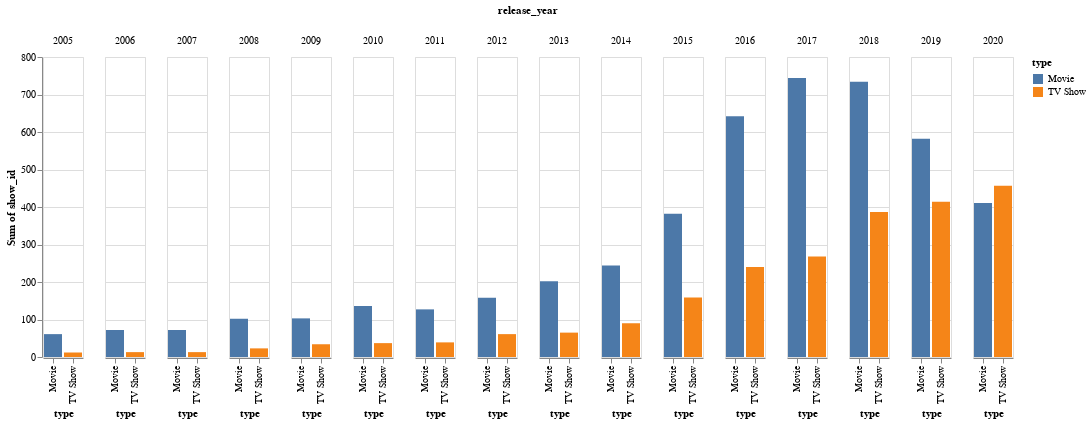

Notebook cell for this chart:
### Code cell
# Create a Grouped Bar Chat
alt.Chart(join).mark_bar().encode(
    x=alt.X('type:O'),
    y='sum(show_id):Q',
    color='type:N',
    column='release_year:N'
)

### Figure 1 — Vega-Lite specification as saved in the notebook (floating-point values rounded to 4 significant figures)
{"config": {"view": {"continuousWidth": 400, "continuousHeight": 300}}, "data": {"name": "data-ed5169e3c4d7c95226e8682c033bbac1"}, "mark": "bar", "encoding": {"color": {"type": "nominal", "field": "type"}, "column": {"type": "nominal", "field": "release_year"}, "x": {"type": "ordinal", "field": "type"}, "y": {"type": "quantitative", "aggregate": "sum", "field": "show_id"}}, "$schema": "https://vega.github.io/schema/vega-lite/v4.8.1.json", "datasets": {"data-ed5169e3c4d7c95226e8682c033bbac1": [{"release_year": 2005, "type": "TV Show", "show_id": 12, "title": 12, "director": 0, "cast": 11, "country": 12, "date_added": 12, "rating": 12, "duration": 12, "listed_in": 12, "description": 12, "type_year": ["TV Show", 2005]}, {"release_year": 2006, "type": "TV Show", "show_id": 13, "title": 13, "director": 4, "cast": 12, "country": 13, "date_added": 13, "rating": 13, "duration": 13, "listed_in": 13, "description": 13, "type_year": ["TV Show", 2006]}, {"release_year": 2007, "type": "TV Show", "show_id": 13, "title": 13, "director": 0, "cast": 11, "country": 12, "date_added": 13, "rating": 13, "duration": 13, "listed_in": 13, "description": 13, "type_year": ["TV Show", 2007]}, {"release_year": 2008, "type": "TV Show", "show_id": 23, "title": 23, "director": 1, "cast": 22, "country": 20, "date_added": 22, "rating": 23, "duration": 23, "listed_in": 23, "description": 23, "type_year": ["TV Show", 2008]}, {"release_year": 2009, "type": "TV Show", "show_id": 34, "title": 34, "director": 0, "cast": 33, "country": 31, "date_added": 34, "rating": 34, "duration": 34, "listed_in": 34, "description": 34, "type_year": ["TV Show", 2009]}, {"release_year": 2010, "type": "TV Show", "show_id": 37, "title": 37, "director": 1, "cast": 35, "country": 31, "date_added": 36, "rating": 37, "duration": 37, "listed_in": 37, "description": 37, "type_year": ["TV Show", 2010]}, {"release_year": 2011, "type": "TV Show", "show_id": 39, "title": 39, "director": 2, "cast": 37, "country": 38, "date_added": 39, "rating": 39, "duration": 39, "listed_in": 39, "description": 39, "type_year": ["TV Show", 2011]}, {"release_year": 2012, "type": "TV Show", "show_id": 61, "title": 61, "director": 5, "cast": 55, "country": 53, "date_added": 60, "rating": 61, "duration": 61, "listed_in": 61, "description": 61, "type_year": ["TV Show", 2012]}, {"release_year": 2013, "type": "TV Show", "show_id": 65, "title": 65, "director": 4, "cast": 62, "country": 60, "date_added": 64, "rating": 64, "duration": 65, "listed_in": 65, "description": 65, "type_year": ["TV Show", 2013]}, {"release_year": 2014, "type": "TV Show", "show_id": 90, "title": 90, "director": 8, "cast": 80, "country": 81, "date_added": 90, "rating": 90, "duration": 90, "listed_in": 90, "description": 90, "type_year": ["TV Show", 2014]}, {"release_year": 2015, "type": "TV Show", "show_id": 159, "title": 159, "director": 13, "cast": 148, "country": 137, "date_added": 157, "rating": 158, "duration": 159, "listed_in": 159, "description": 159, "type_year": ["TV Show", 2015]}, {"release_year": 2016, "type": "TV Show", "show_id": 240, "title": 240, "director": 12, "cast": 211, "country": 197, "date_added": 239, "rating": 240, "duration": 240, "listed_in": 240, "description": 240, "type_year": ["TV Show", 2016]}, {"release_year": 2017, "type": "TV Show", "show_id": 268, "title": 268, "director": 25, "cast": 239, "country": 241, "date_added": 268, "rating": 268, "duration": 268, "listed_in": 268, "description": 268, "type_year": ["TV Show", 2017]}, {"release_year": 2018, "type": "TV Show", "show_id": 387, "title": 387, "director": 24, "cast": 334, "country": 333, "date_added": 386, "rating": 387, "duration": 387, "listed_in": 387, "description": 387, "type_year": ["TV Show", 2018]}, {"release_year": 2019, "type": "TV Show", "show_id": 414, "title": 414, "director": 30, "cast": 361, "country": 368, "date_added": 414, "rating": 414, "duration": 414, "listed_in": 414, "description": 414, "type_year": ["TV Show", 2019]}, {"release_year": 2020, "type": "TV Show", "show_id": 457, "title": 457, "director": 50, "cast": 379, "country": 417, "date_added": 457, "rating": 457, "duration": 457, "listed_in": 457, "description": 457, "type_year": ["TV Show", 2020]}, {"release_year": 2005, "type": "Movie", "show_id": 61, "title": 61, "director": 60, "cast": 60, "country": 60, "date_added": 61, "rating": 61, "duration": 61, "listed_in": 61, "description": 61, "type_year": ["Movie", 2005]}, {"release_year": 2006, "type": "Movie", "show_id": 72, "title": 72, "director": 72, "cast": 72, "country": 72, "date_added": 72, "rating": 72, "duration": 72, "listed_in": 72, "description": 72, "type_year": ["Movie", 2006]}, {"release_year": 2007, "type": "Movie", "show_id": 72, "title": 72, "director": 72, "cast": 69, "country": 72, "date_added": 72, "rating": 72, "duration": 72, "listed_in": 72, "description": 72, "type_year": ["Movie", 2007]}, {"release_year": 2008, "type": "Movie", "show_id": 102, "title": 102, "director": 100, "cast": 102, "country": 101, "date_added": 102, "rating": 102, "duration": 102, "listed_in": 102, "description": 102, "type_year": ["Movie", 2008]}, {"release_year": 2009, "type": "Movie", "show_id": 103, "title": 103, "director": 102, "cast": 103, "country": 101, "date_added": 103, "rating": 103, "duration": 103, "listed_in": 103, "description": 103, "type_year": ["Movie", 2009]}, {"release_year": 2010, "type": "Movie", "show_id": 136, "title": 136, "director": 132, "cast": 129, "country": 131, "date_added": 136, "rating": 135, "duration": 136, "listed_in": 136, "description": 136, "type_year": ["Movie", 2010]}, {"release_year": 2011, "type": "Movie", "show_id": 127, "title": 127, "director": 122, "cast": 124, "country": 125, "date_added": 127, "rating": 127, "duration": 127, "listed_in": 127, "description": 127, "type_year": ["Movie", 2011]}, {"release_year": 2012, "type": "Movie", "show_id": 158, "title": 158, "director": 154, "cast": 153, "country": 155, "date_added": 158, "rating": 158, "duration": 158, "listed_in": 158, "description": 158, "type_year": ["Movie", 2012]}, {"release_year": 2013, "type": "Movie", "show_id": 202, "title": 202, "director": 200, "cast": 186, "country": 197, "date_added": 202, "rating": 202, "duration": 202, "listed_in": 202, "description": 202, "type_year": ["Movie", 2013]}, {"release_year": 2014, "type": "Movie", "show_id": 244, "title": 244, "director": 239, "cast": 230, "country": 234, "date_added": 244, "rating": 244, "duration": 244, "listed_in": 244, "description": 244, "type_year": ["Movie", 2014]}, {"release_year": 2015, "type": "Movie", "show_id": 382, "title": 382, "director": 372, "cast": 348, "country": 365, "date_added": 382, "rating": 380, "duration": 382, "listed_in": 382, "description": 382, "type_year": ["Movie", 2015]}, {"release_year": 2016, "type": "Movie", "show_id": 642, "title": 642, "director": 625, "cast": 572, "country": 623, "date_added": 642, "rating": 642, "duration": 642, "listed_in": 642, "description": 642, "type_year": ["Movie", 2016]}, {"release_year": 2017, "type": "Movie", "show_id": 744, "title": 744, "director": 725, "cast": 654, "country": 717, "date_added": 744, "rating": 742, "duration": 744, "listed_in": 744, "description": 744, "type_year": ["Movie", 2017]}, {"release_year": 2018, "type": "Movie", "show_id": 734, "title": 734, "director": 704, "cast": 666, "country": 688, "date_added": 734, "rating": 734, "duration": 734, "listed_in": 734, "description": 734, "type_year": ["Movie", 2018]}, {"release_year": 2019, "type": "Movie", "show_id": 582, "title": 582, "director": 548, "cast": 521, "country": 531, "date_added": 582, "rating": 582, "duration": 582, "listed_in": 582, "description": 582, "type_year": ["Movie", 2019]}, {"release_year": 2020, "type": "Movie", "show_id": 411, "title": 411, "director": 391, "cast": 374, "country": 388, "date_added": 411, "rating": 411, "duration": 411, "listed_in": 411, "description": 411, "type_year": ["Movie", 2020]}]}}
